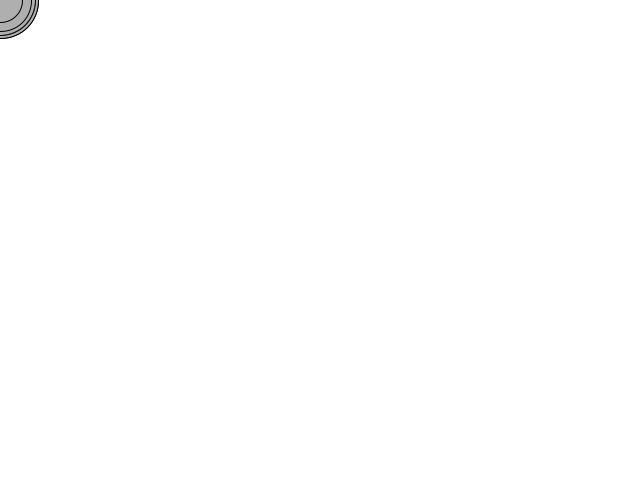
Frame 1 (no input)
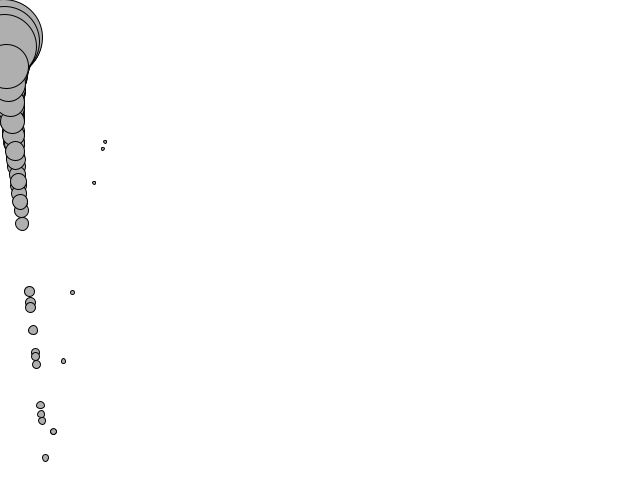
Frame 60 (the mouse pressed at the canvas centre just before this capture)
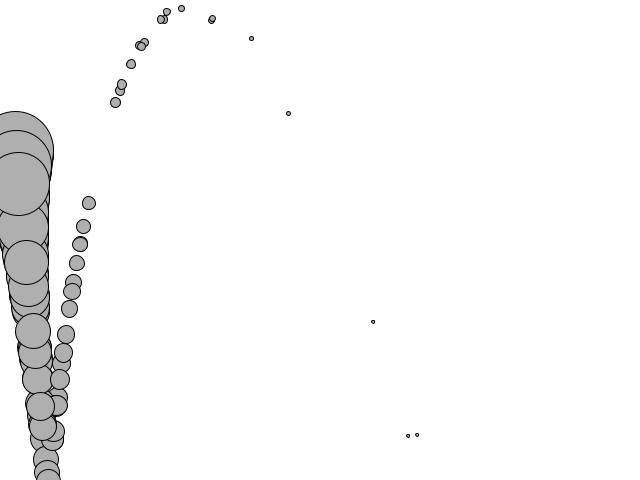
Frame 120 (the mouse held since frame 60 and released just before this capture)

The Processing sketch that drew these frames (run headless with seeded random() and noise(); from frame 60 on, the mouse is pressed at the canvas centre):

// Processing sketch: forces_wind_and_gravity
// ── forces_wind_and_gravity.pde
Mover[] movers = new Mover[100];

void setup() {
  size(640, 480);
  for(int i = 0; i < movers.length; i++) {
    movers[i] = new Mover(random(0.1,5), 0, 0);
  }
}

void draw() {
  background(255);
  
  PVector wind = new PVector(0.01, 0);
  PVector gravity = new PVector(0, 0.1);
  
  for(int i = 0; i < movers.length; i++) {
    movers[i].applyForce(wind);
    movers[i].applyForce(gravity);
    
    movers[i].update();
    movers[i].display();
    movers[i].checkEdges();
  }
  
  
}
// ── Mover.pde
class Mover {
  PVector location;
  PVector velocity;
  PVector acceleration;
  float mass;
  
  Mover(float m, int x, int y) {
    location = new PVector(x, y);
    velocity = new PVector(0, 0);
    acceleration = new PVector(0, 0);
    mass = m;
  }
  
  void applyForce(PVector force) {
    PVector f = PVector.div(force, mass);
    acceleration.add(f);
  }
  
  void update() { 
    velocity.add(acceleration);
    location.add(velocity);
    
    acceleration.mult(0);
  }
  
  void display() {
    stroke(0);
    fill(175);
    ellipse(location.x, location.y, mass*16, mass*16);
  }
  
  void checkEdges() {
    if(location.x > width) {
      location.x = width;
      velocity.x *= -1;
    } else if (location.x < 0) {
      location.x = 0;
      velocity.x *= -1;
    }
    
    if(location.y > height) {
      location.y = height;
      velocity.y *= -1;
    }
  }
}
